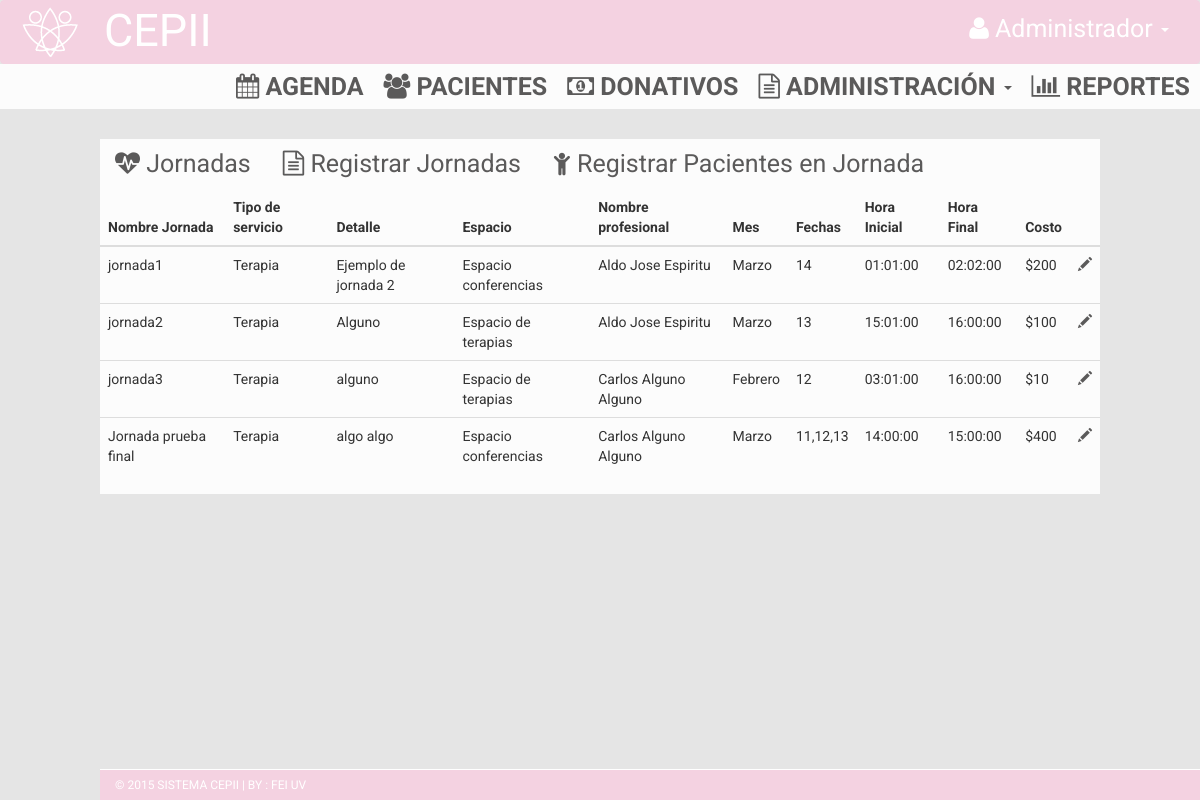
Page /index.php/jornadas on the earlier database version.
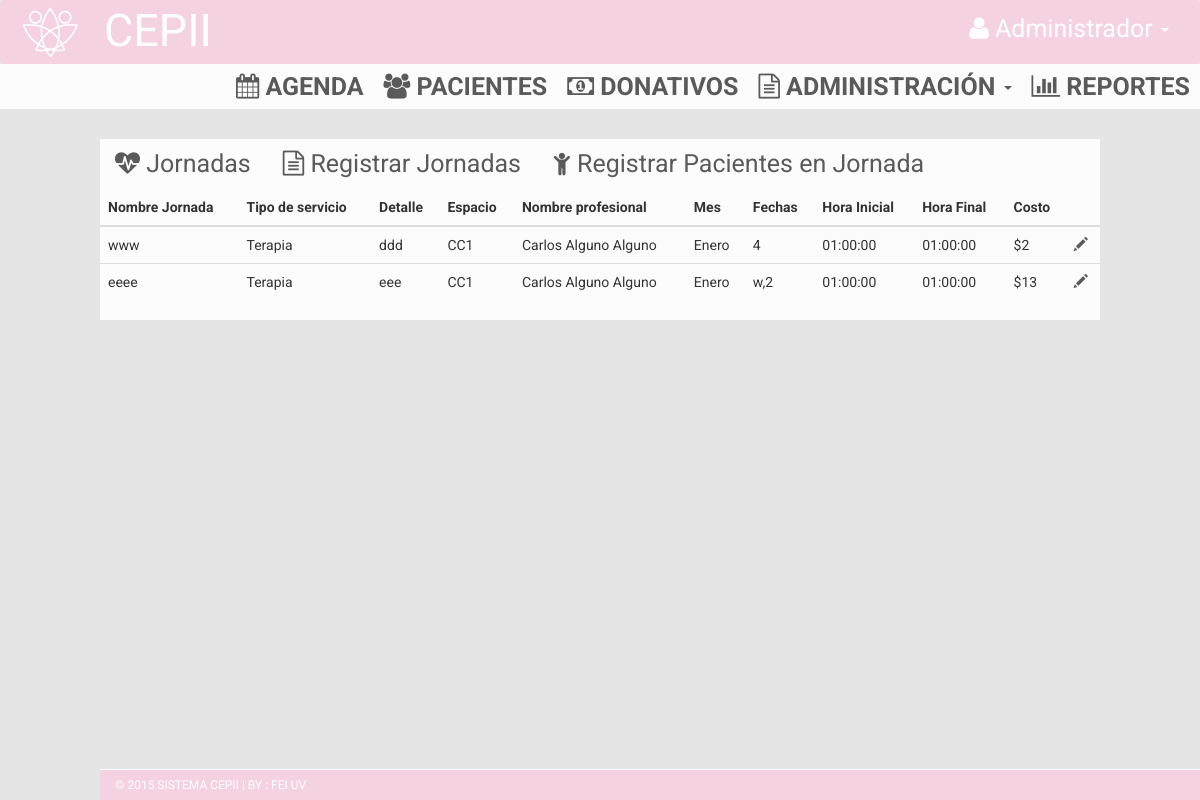
Same page on the later database version.
### tables this page shows
CREATE TABLE `jornada` (
  `idJornada` int(11) NOT NULL,
  `nombreJornada` varchar(35) NOT NULL,
  `tipo_servicio` varchar(45) NOT NULL,
  `detalle` varchar(45) NOT NULL,
  `espacio_idEspacio` int(11) NOT NULL,
  `idProfesional` varchar(45) NOT NULL,
  `año` int(11) NOT NULL,
  `mes` varchar(30) NOT NULL,
  `fechas` varchar(45) NOT NULL,
  `hora_inicio` time NOT NULL,
  `hora_fin` time NOT NULL,
  `costo` int(11) NOT NULL
);

CREATE TABLE `espacio` (
  `idEspacio` int(11) NOT NULL,
  `Nombre` varchar(20) NOT NULL,
  `Capacidad` int(11) NOT NULL,
  `Tipo` tinyint(1) NOT NULL COMMENT '1 si es espacio interno--0 si es externo'
);

CREATE TABLE `profesional` (
  `idProfesional` int(11) NOT NULL,
  `nombrePro` varchar(45) DEFAULT NULL,
  `apaPro` varchar(45) DEFAULT NULL,
  `amaPro` varchar(45) DEFAULT NULL,
  `celPro` varchar(45) DEFAULT NULL,
  `correoPro` varchar(45) DEFAULT NULL,
  `ramaMedica` varchar(45) DEFAULT NULL,
  `usuario` varchar(45) DEFAULT NULL,
  `contraseña` varchar(45) DEFAULT NULL
);

### application/controllers/jornadas.php (called while the page is built, shortened)
<?php
class Jornadas extends CI_Controller {
	public function __construct(){
    	$this->load->helper(array('url', 'form'));
  		$this->load->model('jornadas_model');
  		$this->load->database('default');
	}
	public function index(){
		$data['query'] = $this->jornadas_model->verTodos();
		$this->load->view('admin/view_jornadas',$data);
	}
}

### index.php (called while the page is built, shortened)
<?php
require_once BASEPATH.'core/CodeIgniter.php';

### application/models/jornadas_model.php (called while the page is built, shortened)
<?php if ( ! defined('BASEPATH')) exit('No direct script access allowed');
class Jornadas_model extends CI_Model{
  public function verTodos(){
    $this->db->select('jornada.idJornada, jornada.nombreJornada, jornada.tipo_servicio, jornada.detalle, jornada.espacio_idEspacio, jornada.idProfesional,
                      jornada.año, jornada.mes, jornada.fechas, jornada.hora_inicio, jornada.hora_fin, jornada.costo,
                      espacio.idEspacio, espacio.Nombre, profesional.idProfesional, profesional.nombrePro, profesional.apaPro, profesional.amaPro');
    $this->db->from('jornada');
    $this->db->join('espacio', 'espacio.idEspacio = jornada.espacio_idEspacio');
    $this->db->join('profesional', 'profesional.idProfesional = jornada.idProfesional');
    $query = $this->db->get();
    if ($query->num_rows() > 0){
      return $query->result();
    }else{
      return FALSE;
    }
  }
}

### application/views/admin/view_jornadas.php (the view, shortened to what the changed rows need)
    <!DOCTYPE html>
    <html xmlns="http://www.w3.org/1999/xhtml">
    <head>
        <link href="<?php echo base_url(); ?>assets/css/bootstrap.css" rel="stylesheet" />
        <link href="<?php echo base_url(); ?>assets/css/font-awesome.css" rel="stylesheet" />
        <link href="<?php echo base_url(); ?>assets/css/style.css" rel="stylesheet" />
        <link href="<?php echo base_url(); ?>css/jquery-ui.min.css" rel="stylesheet" />
        <link href="//cdnjs.cloudflare.com/ajax/libs/select2/4.0.1/css/select2.min.css" rel="stylesheet" />
        <link rel="stylesheet" type="text/css" href="http://ajax.googleapis.com/ajax/libs/jqueryui/1/themes/flick/jquery-ui.css">
        <link href="<?php echo base_url(); ?>assets/css/jquery.tagit.css" rel="stylesheet" type="text/css">
    </head>
    <body style="background-color:#e5e5e5;">
    <div class="content-wrapper" style="background-color: #e5e5e5; margin-top: 0px;">
        <br>
        <div id="Conferencias" class="tab">
          <div class="tab-content clearfix">
            <div class="tab-pane active" id="2b">
              <table class="table">
                <thead>
                  <tr>
                    <th>Nombre Jornada</th>
                    <th>Tipo de servicio</th>
                    <th>Detalle</th>
                    <th>Espacio</th>
                    <th>Nombre profesional</th>
                    <th>Mes</th>
                    <th>Fechas</th>
                    <th>Hora Inicial</th>
                    <th>Hora Final</th>
                    <th>Costo</th>
                    <th></th>
                  </tr>
                </thead>
                  <?php foreach ($query as $row): ?>
                    <tr>
                      <td><?php echo $row->nombreJornada; ?></td>
                      <td><?php echo $row->tipo_servicio; ?></td>
                      <td><?php echo $row->detalle; ?></td>
                      <td><?php echo $row->Nombre; ?></td>
                      <td><?php echo $row->nombrePro.' '.$row->apaPro.' '.$row->amaPro; ?></td>
                      <td><?php echo $row->mes; ?></td>
                      <td><?php echo $row->fechas; ?></td>
                      <td><?php echo $row->hora_inicio; ?></td>
                      <td><?php echo $row->hora_fin; ?></td>
                      <td><?php echo '$'.$row->costo; ?></td>
                      <td><a href='#' onclick="ver('<?=base_url()?>jornadas/verPacientesJornada/<?=$row->idJornada?>');"><i class='glyphicon glyphicon-pencil'></i></a></td>
                    </tr>
                  <?php endforeach; ?>
              </table>
            </div>
    </body>
</html>

Differences in the rows shown:
removed jornada: nombreJornada "jornada1", tipo_servicio "Terapia", detalle "Ejemplo de jornada 2", espacio.Nombre "Espacio conferencias", idProfesional.nombrePro "Aldo", idProfesional.apaPro "Jose", idProfesional.amaPro "Espiritu", mes "Marzo", fechas "14", hora_inicio "01:01:00", hora_fin "02:02:00", costo "200"
removed jornada: nombreJornada "jornada2", tipo_servicio "Terapia", detalle "Alguno", espacio.Nombre "Espacio de terapias", idProfesional.nombrePro "Aldo", idProfesional.apaPro "Jose", idProfesional.amaPro "Espiritu", mes "Marzo", fechas "13", hora_inicio "15:01:00", hora_fin "16:00:00", costo "100"
removed jornada: nombreJornada "jornada3", tipo_servicio "Terapia", detalle "alguno", espacio.Nombre "Espacio de terapias", idProfesional.nombrePro "Carlos", idProfesional.apaPro "Alguno", idProfesional.amaPro "Alguno", mes "Febrero", fechas "12", hora_inicio "03:01:00", hora_fin "16:00:00", costo "10"
removed jornada: nombreJornada "Jornada prueba final", tipo_servicio "Terapia", detalle "algo algo", espacio.Nombre "Espacio conferencias", idProfesional.nombrePro "Carlos", idProfesional.apaPro "Alguno", idProfesional.amaPro "Alguno", mes "Marzo", fechas "11,12,13", hora_inicio "14:00:00", hora_fin "15:00:00", costo "400"
added jornada: nombreJornada "www", tipo_servicio "Terapia", detalle "ddd", espacio.Nombre "CC1", idProfesional.nombrePro "Carlos", idProfesional.apaPro "Alguno", idProfesional.amaPro "Alguno", mes "Enero", fechas "4", hora_inicio "01:00:00", hora_fin "01:00:00", costo "2"
added jornada: nombreJornada "eeee", tipo_servicio "Terapia", detalle "eee", espacio.Nombre "CC1", idProfesional.nombrePro "Carlos", idProfesional.apaPro "Alguno", idProfesional.amaPro "Alguno", mes "Enero", fechas "w,2", hora_inicio "01:00:00", hora_fin "01:00:00", costo "13"
